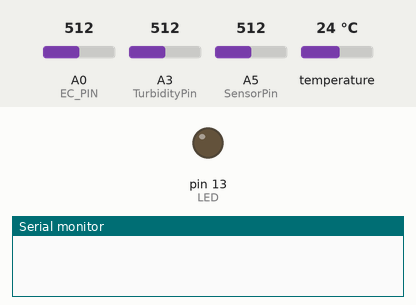
The sketch below on a simulated Arduino Uno, built with avr-gcc and run on an emulated ATmega328P. On the bench: output pins drawn as LEDs (lit = HIGH), the last lines printed to the serial monitor. Inputs (shaded band) come from the test bench; at power-on: A0 (EC_PIN) = 512, A3 (TurbidityPin) = 512, A5 (SensorPin) = 512, temperature 24 °C.

Above: at 0.8 s.
At 5.9 s:
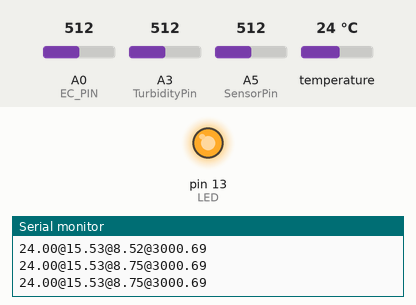
Timing chart, 0 to 7.8 s (numbered marks = the images above):
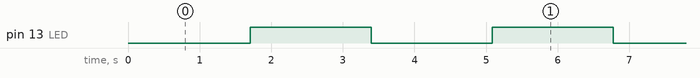

Measured:
- by itself, pin 13 (LED): alternates HIGH for 1.7 s and LOW for 1.7 s

The sketch:

allcombination.ino
```cpp
#include "DFRobot_EC.h" //ec
#include <EEPROM.h> //ec
#include <OneWire.h> //temp
#include <DallasTemperature.h> //temp

#define ONE_WIRE_BUS 5 //temp in digital pin 5
#define EC_PIN A0 //ec
#define TurbidityPin A3 // Turbidity
//ph
#define SensorPin A5            //pH meter Analog output to Arduino Analog Input 0
#define Offset 0.00            //deviation compensate
#define LED 13
#define samplingInterval 20
#define printInterval 800
#define ArrayLenth  40    //times of collection
int pHArray[ArrayLenth];   //Store the average value of the sensor feedback
int pHArrayIndex=0;

OneWire oneWire(ONE_WIRE_BUS);

DallasTemperature sensors(&oneWire);

 float Celcius=0;
 float Fahrenheit=0;

float voltage,ecValue,temperature = 20;
DFRobot_EC ec;

void setup()
{
  pinMode(LED,OUTPUT); //ph
  Serial.begin(115200);
  ec.begin(); //for EC
  sensors.begin(); //for tempareture
}

void loop()
{
  //for ph
    static unsigned long samplingTime = millis();
    static unsigned long printTime = millis();
    static float pHValue,voltage;
    String data;

    //PH
    if(millis()-samplingTime > samplingInterval)
    {
      pHArray[pHArrayIndex++]=analogRead(SensorPin);
      if(pHArrayIndex==ArrayLenth)pHArrayIndex=0;
      voltage = avergearray(pHArray, ArrayLenth)*5.0/1024;
      pHValue = 3.5*voltage+Offset;
      samplingTime=millis();
    }
    if(millis() - printTime > printInterval)   //Every 800 milliseconds, print a numerical, convert the state of the LED indicator
    {
      voltage = analogRead(EC_PIN)/1024.0*5000;  // read the voltage
      temperature = readTemperature();  // read your temperature sensor to execute temperature compensation
      ecValue =  ec.readEC(voltage,temperature);  // convert voltage to EC with temperature compensation

      data = String(temperature) + "@" + String(ecValue);

      float turbidity = GetTurbidity();
      digitalWrite(LED,digitalRead(LED)^1);
      printTime=millis();

      data += "@" + String(pHValue) + "@" + String(turbidity);
      Serial.println(data); //sending data to the serial port
    }
    ec.calibration(voltage,temperature);  // calibration process by Serail CMD
  //done
}

float GetTurbidity()
{
    float turbidity;
    float volt = 0;
    for(int i=0; i<800; i++)
    {
        volt += ((float)analogRead(TurbidityPin)/1023)*5;
    }
    volt = volt/800;
    volt = round_to_dp(volt,6);
    if(volt>4.200246) // for x = 4.200246, the equation become 0
    {
      turbidity = 0;
    }
    else if( volt < 2.5)
    {
      turbidity = 3000;
    }
    else
    {
      turbidity = -1120.4*square(volt)+5742.3*volt-4352.9;
    }
    return turbidity;
}
float round_to_dp( float in_value, int decimal_place )
{
  float multiplier = powf( 10.0f, decimal_place );
  in_value = roundf( in_value * multiplier ) / multiplier;
  return in_value;
}

double avergearray(int* arr, int number){
  int i;
  int max,min;
  double avg;
  long amount=0;
  if(number<=0){
    Serial.println("Error number for the array to avraging!/n");
    return 0;
  }
  if(number<5){   //less than 5, calculated directly statistics
    for(i=0;i<number;i++){
      amount+=arr[i];
    }
    avg = amount/number;
    return avg;
  }else{
    if(arr[0]<arr[1]){
      min = arr[0];max=arr[1];
    }
    else{
      min=arr[1];max=arr[0];
    }
    for(i=2;i<number;i++){
      if(arr[i]<min){
        amount+=min;        //arr<min
        min=arr[i];
      }else {
        if(arr[i]>max){
          amount+=max;    //arr>max
          max=arr[i];
        }else{
          amount+=arr[i]; //min<=arr<=max
        }
      }//if
    }//for
    avg = (double)amount/(number-2);
  }//if
  return avg;
}

float readTemperature()
{
  //add your code here to get the temperature from your temperature sensor
  sensors.requestTemperatures();
  Celcius=sensors.getTempCByIndex(0);
  Fahrenheit=sensors.toFahrenheit(Celcius);

  return Celcius;
}
```
